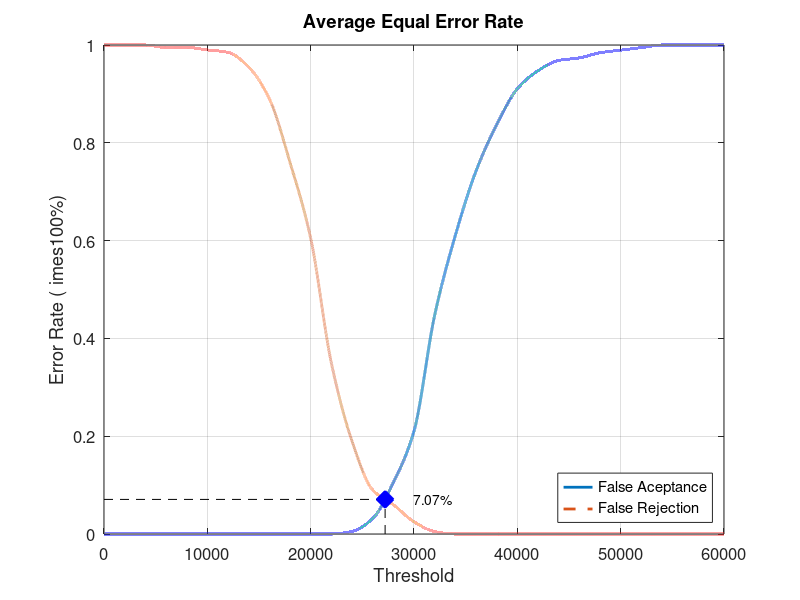
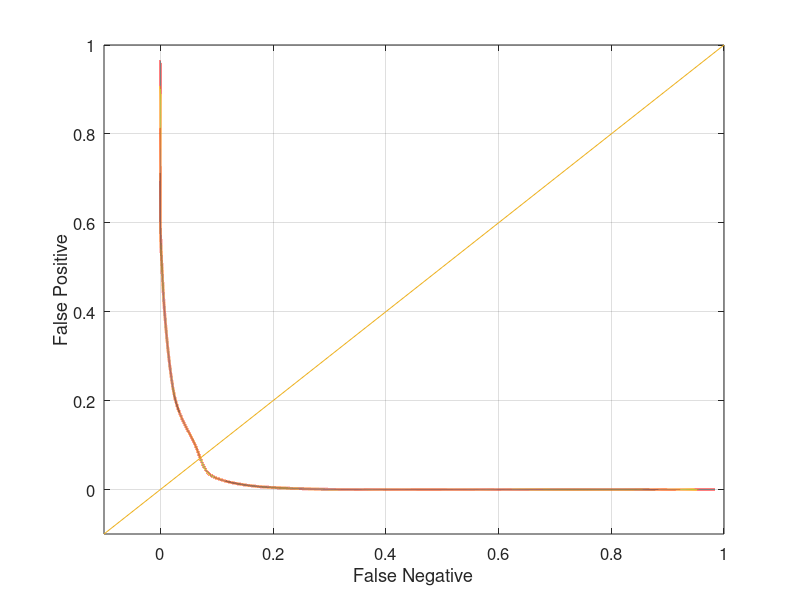

Source code (MATLAB) for these figures, in order:
close all;
clear;
clc;
x = 0:2000:60000;
xq = 0:0.5:60000;

y0 = [0 0 0 0 0 0 0 0 0 0 0 0 0.00526316 0.0315789 0.105263 0.210526 0.447368 0.610526 0.742105 0.836842 0.910526 0.947368 0.968421 0.973684 0.984211 0.989474 0.994737 1 1 1 1]
yy0 = interp1(x, y0, xq, 'pchip');
y1 = [1 1 1 0.995 0.995 0.99 0.985 0.955 0.89 0.76 0.605 0.35 0.19 0.09 0.06 0.025 0.005 0 0 0 0 0 0 0 0 0 0 0 0 0 0]
yy1 = interp1(x, y1, xq, 'pchip');

% Calculating EER: 
y2 = abs(y0 - y1);
find(y2 == min(y2))
yy2 = abs(yy0 - yy1);
xEER = find(yy2 == min(yy2));
xEERIndex = xq(xEER) % X-axis EER
yEER = yy0(xEER) % Y-axis EER

main = figure
plot(xq, yy0,'-','LineWidth', 2);	hold on
plot(xq, yy1,'--','LineWidth', 2);	hold on
plot([xEERIndex xEERIndex], [0 yEER], 'k--');	hold on
plot([0 xEERIndex], [yEER yEER], 'k--');	hold on
plot(xEERIndex, yEER, 'bx', 'LineWidth', 10);	hold on
text(xEERIndex + 10 * xEERIndex / 100, yEER, [num2str(round((10000 * yEER)) / 100) '%'])
legend('False Aceptance', 'False Rejection', 'Location', 'SouthEast')
xlabel('Threshold')
ylabel('Error Rate (	imes100%)')
title('Average Equal Error Rate')
set(gca, 'FontSize', 12)
axis([0 60000 0 1])
grid on

print(main, 'Database5_3Main', '-dpng');
FNRxFPR = figure('Color', [1 1 1]);
plot(yy1, yy0, '-', yy1, yy0, 'LineWidth', 2);
hold on
y = -0.1:0.1:1
plot(y, y); 
set(gca, 'FontSize', 12)
xlabel('False Negative')
ylabel('False Positive')
axis([-0.1 1 -0.1 1])
set(gca, 'FontSize', 12)
grid on

print(FNRxFPR, 'Database5_3FNRxFPR','-dpng');
